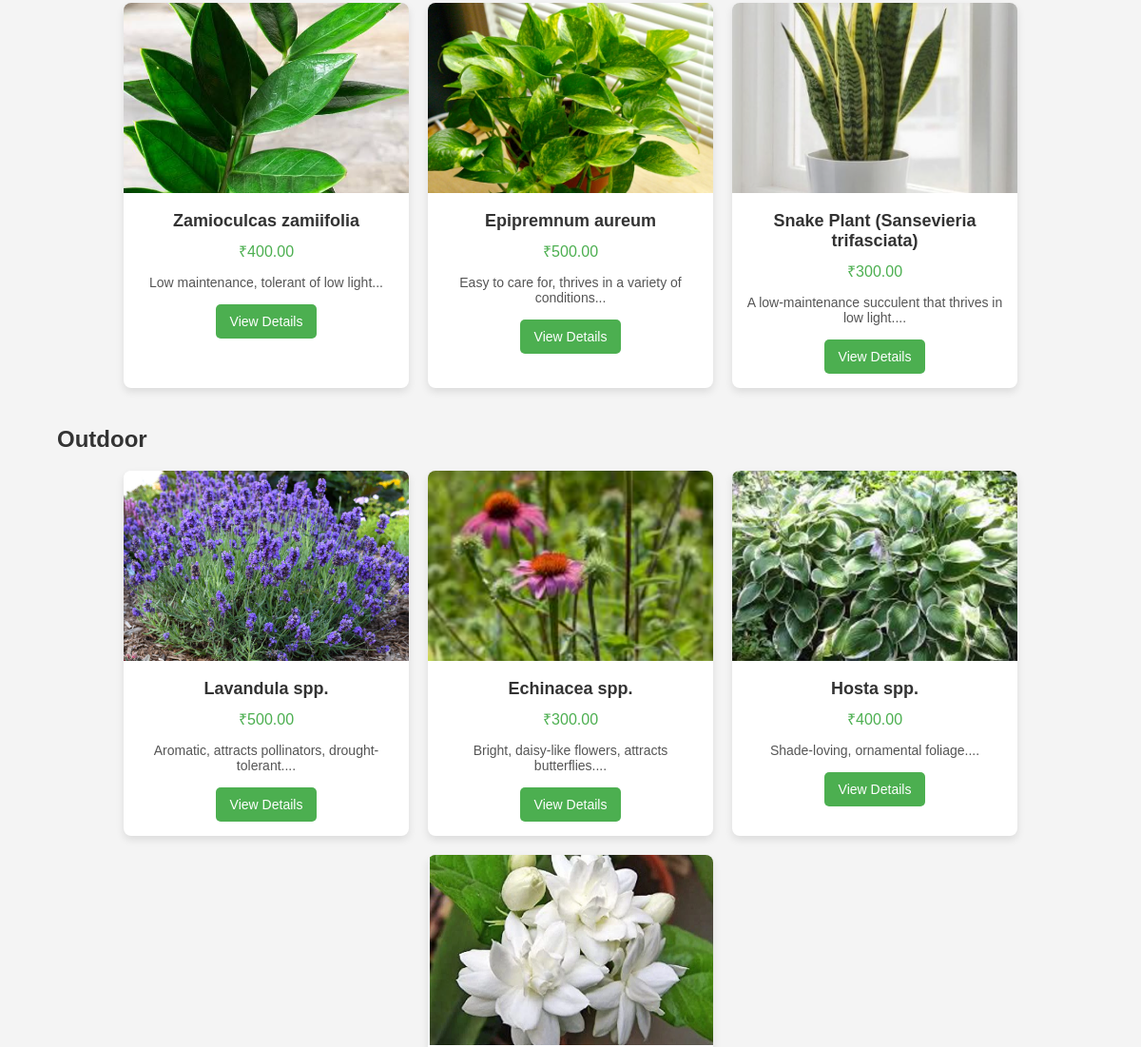
Page /plant_list/ (middle part) on the earlier database version.
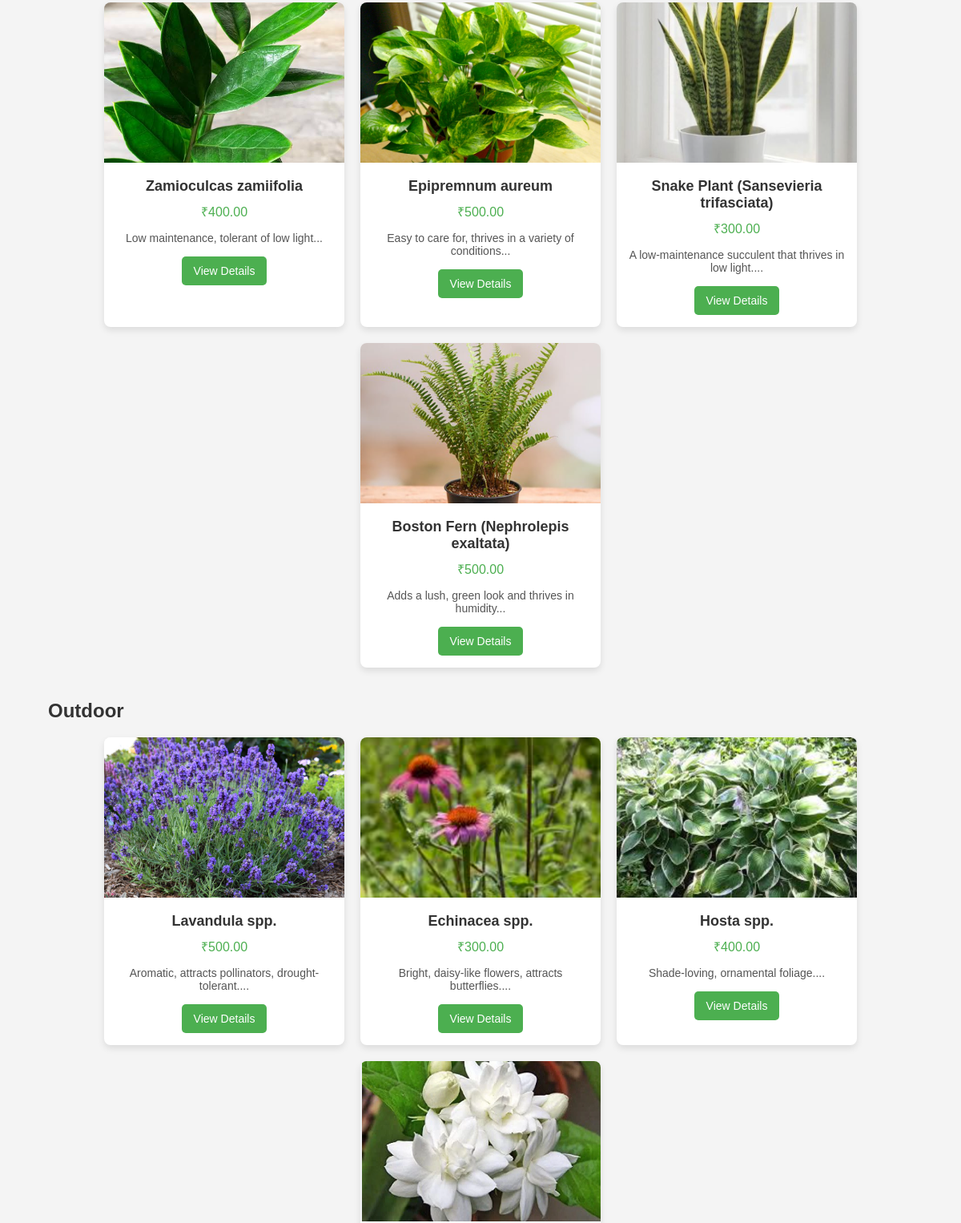
Same page on the later database version.
### store/models.py (models this page shows, shortened)
class Plant(models.Model):
    supplier = models.ForeignKey(Supplier, on_delete=models.CASCADE, related_name='plants')
    name = models.CharField(max_length=255)
    description = models.TextField()
    price = models.DecimalField(max_digits=10, decimal_places=2)
    image = models.ImageField(upload_to='plants/', blank=True, null=True)
    stock = models.PositiveIntegerField(default=0)
    category = models.ForeignKey(Category, on_delete=models.SET_NULL, null=True, blank=True)

class Category(models.Model):
    name = models.CharField(max_length=100)
    description = models.TextField()

### store/views.py (the view)
# urls.py: path('plant_list/', views.plant_list, name='plant_list'),
def plant_list(request):
    categories = Category.objects.all()
    plants = Plant.objects.all()
    return render(request, 'store/plant_list.html', {'categories': categories, 'plants': plants})

### store/templates/store/plant_list.html (shortened to what this page needs)
{% load static %}
<!DOCTYPE html>
<html lang="en">
<head>
    <link rel="stylesheet" href="{% static 'store/css/styles.css' %}">
</head>
<body>
    <div class="container">
        {% for category in categories %}
            <section class="category-section">
                <h2>{{ category.name }}</h2>
                <div class="plant-grid">
                    {% for plant in category.plant_set.all %}
                        <div class="plant-card">
                            {% if plant.image %}
                                <img src="{{ plant.image.url }}" alt="{{ plant.name }}" class="plant-image">
                            {% else %}
                                <img src="{% static 'store/images/default.png' %}" alt="Default image" class="plant-image">
                            {% endif %}
                            <div class="plant-info">
                                <h3 class="plant-name">{{ plant.name }}</h3>
                                <p class="price">₹{{ plant.price }}</p>
                                <p class="description">{{ plant.description|slice:":100" }}...</p>
                                <a href="{% url 'plant_detail' plant.id %}" class="view-details">View Details</a>
                            </div>
                        </div>
                    {% empty %}
                        <p>No plants available in this category.</p>
                    {% endfor %}
                </div>
            </section>
        {% endfor %}
    </div>
</body>
</html>

Differences in the rows shown:
added Plant: image (picture), name "Boston Fern (Nephrolepis exaltata)", price "500.00", description "Adds a lush, green look and thrives in humidity", shown under Category (number 1 of 2 on the later page)
